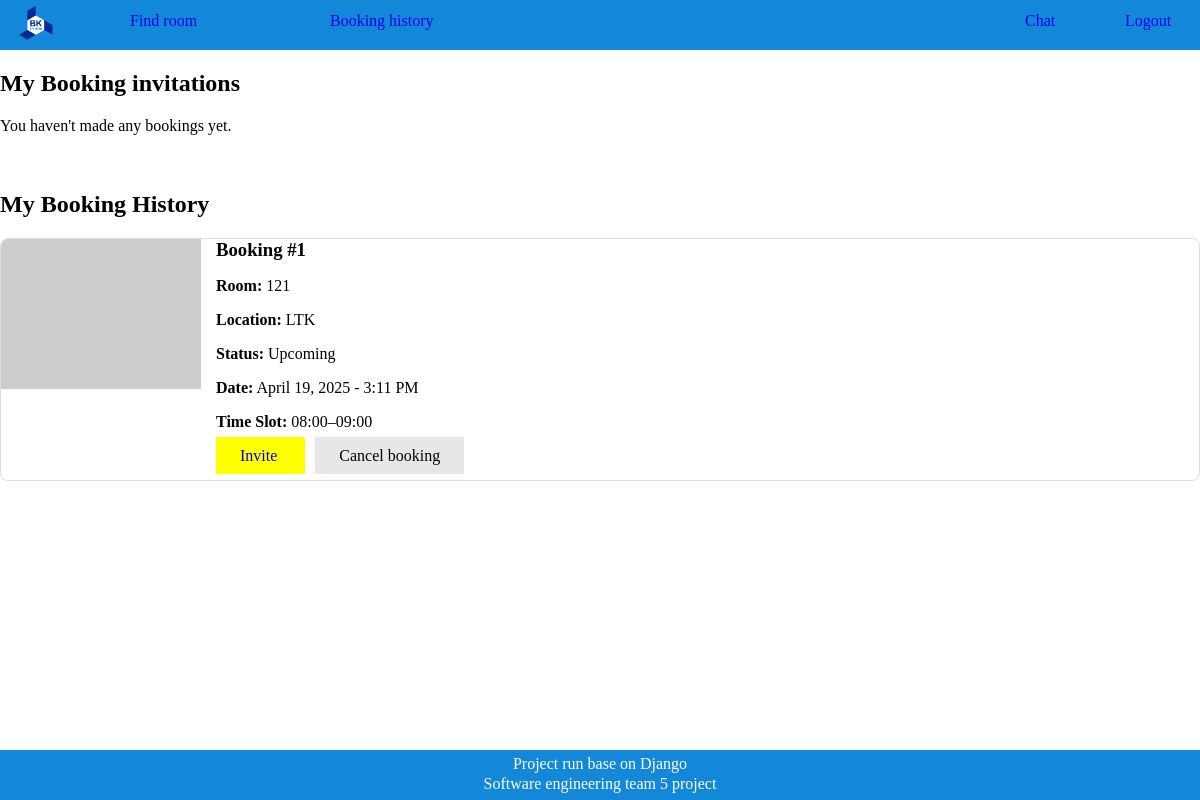
/book/booking-history/ (signed in), run on an earlier commit of the app's database.
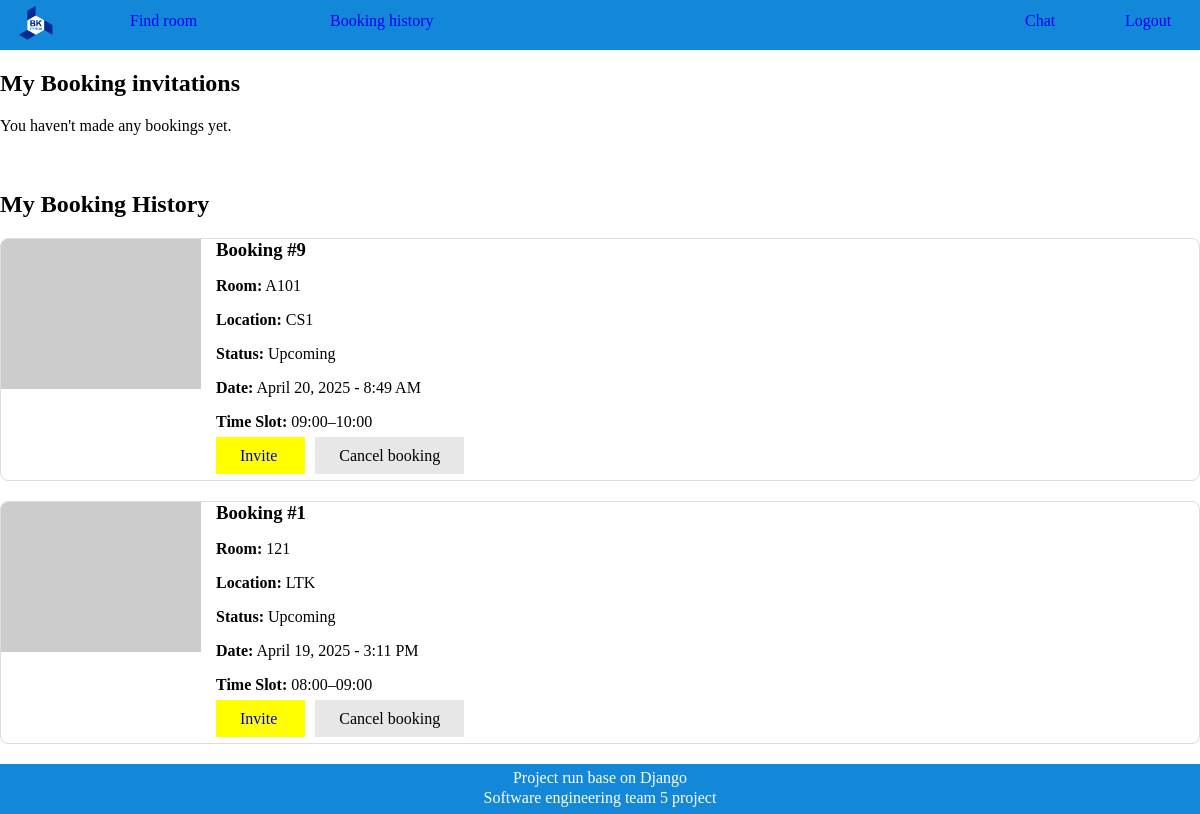
And on a later commit of the database.
### librarianAdmin/models.py (models this page shows, shortened)
class BookingHistory(models.Model):
    roomID = models.CharField(max_length=10)
    location = models.CharField(max_length=10, default='LTK')  # LTK or other location
    slug = models.SlugField(
        verbose_name="Friendly URL",
        help_text="URL-friendly version of the booking info.",
        unique=True,
        blank=True  # allow it to be blank until auto-generated
    )
    date = models.DateTimeField(auto_now_add=True)
    date_booking = models.DateTimeField(default = '2025-01-01')
    person = models.ManyToManyField(Users, related_name='book')
    TIME_SLOT_CHOICES = [
        ('08:00–09:00', '08:00–09:00'),
        ('09:00–10:00', '09:00–10:00'),
        ('10:00–11:00', '10:00–11:00'),
        ('11:00–12:00', '11:00–12:00'),
        ('12:00–13:00', '12:00–13:00'),
        ('13:00–14:00', '13:00–14:00'),
        ('14:00–15:00', '14:00–15:00'),
        ('15:00–16:00', '15:00–16:00'),
        ('16:00–17:00', '16:00–17:00'),
        ('17:00–18:00', '17:00–18:00'),
        ('18:00–19:00', '18:00–19:00'),
    ]
    time_slot = models.CharField(max_length=20, choices=TIME_SLOT_CHOICES,default='08:00–09:00')
    is_cancelled = models.BooleanField(default=False)

### librarianAdmin/views.py (the view)
# urls.py: path('booking-history/', views.booking_history, name='booking_history'),
@login_required
def booking_history(request):
    bookings = request.user.book.filter(is_cancelled=False).order_by('-date')
    invitation = Invitation.objects.filter(invitee_username=request.user.username)
    return render(request, 'booking/booking_history.html', {'bookings': bookings, 'invitation': invitation})

### templates/booking/booking_history.html (shortened to what this page needs)
{% extends 'general_main.html' %}
{% block content %}
<!DOCTYPE html>
<html lang="en">
<head>
</head>
<body class="p-4 bg-light">
  <h2 class="mb-4">My Booking invitations</h2>
  {% for invite in invitation %}
  <div class="booking-card">
    <img
      src="https://via.placeholder.com/200x150?text=Room+{{ booking.roomID|default:'N/A' }}"
      alt="Room {{ booking.roomID|default:'N/A' }}"
      class="booking-image"
    >
    <div class="booking-details" style = "padding-top:0px;">
		<p><strong>Invitation is sent by:</strong> {{ invite.inviter|default:"(no time slot)" }}</p>
      <h3 style="margin:0px;">Booking #{{ invite.booking.id }}</h3>
      <p><strong>Room:</strong> {{ invite.booking.roomID|default:"(no room)" }}</p>
      <p><strong>Location:</strong> {{ invite.booking.location|default:"(no location)" }}</p>
      {% if invite.booking.is_cancelled %}
        <p><strong>Status:</strong> Cancelled</p>
      {% else %}
        <p><strong>Status:</strong> Upcoming</p>
      {% endif %}
      <p><strong>Date:</strong> {{ invite.booking.date|date:"F j, Y - g:i A"|default:"(no date)" }}</p>
      <p><strong>Time Slot:</strong> {{ invite.booking.time_slot|default:"(no time slot)" }}</p>
      <div class="booking-buttons">
      </div>
    </div>
  </div>
  <!--
  <p><strong>inviter:</strong> {{ invite.inviter|default:"(no time slot)" }}</p>
  <p><strong>Room:</strong> {{ invite.booking.roomID|default:"(no room)" }}</p>
  <p><strong>Location:</strong> {{ invite.booking.location|default:"(no location)" }}</p>
  -->
  {% empty %}
    <div class="alert alert-info">You haven't made any bookings yet.</div>
  {% endfor %}
  <br></br>
  <h2 class="mb-4">My Booking History</h2>
  {% for booking in bookings %}
  <div class="booking-card">
    <img
      src="https://via.placeholder.com/200x150?text=Room+{{ booking.roomID|default:'N/A' }}"
      alt="Room {{ booking.roomID|default:'N/A' }}"
      class="booking-image"
    >
    <div class="booking-details" style = "padding-top:0px;">
      <h3 style="margin:0px;">Booking #{{ booking.id }}</h3>
      <p><strong>Room:</strong> {{ booking.roomID|default:"(no room)" }}</p>
      <p><strong>Location:</strong> {{ booking.location|default:"(no location)" }}</p>
      {% if booking.is_cancelled %}
        <p><strong>Status:</strong> Cancelled</p>
      {% else %}
        <p><strong>Status:</strong> Upcoming</p>
      {% endif %}
      <p><strong>Date:</strong> {{ booking.date|date:"F j, Y - g:i A"|default:"(no date)" }}</p>
      <p><strong>Time Slot:</strong> {{ booking.time_slot|default:"(no time slot)" }}</p>
      <div class="booking-buttons">
        <a href="{% url 'librarianAdmin:send_invitation' booking.id %}" class="btn btn-warning" style = "background-color: #FFFF00; padding: 10px 24px;text-decoration: none;">
          Invite
        </a>
		<a href="{% url 'librarianAdmin:cancel_booking' booking.id %}" class="btn btn-secondary" style = "background-color: #e7e7e7; color: black; padding: 10px 24px;text-decoration: none;">
          Cancel booking
        </a>
      </div>
    </div>
  </div>
  {% empty %}
    <div class="alert alert-info">You haven't made any bookings yet.</div>
  {% endfor %}
</body>
</html>
{% endblock %}

### general/templates/general_main.html (shortened to what this page needs)
{% extends 'layout.html' %}
{% block header %}
<div style = "display: grid; height: 50px;
	grid-template-columns: 80px 600px 1fr 200px;">
	{% load static %}
	<a  href="/" style="height: 50px; width: auto;">
	<img src="{% static 'logobachkhoasang.png' %}" alt="My image" style="height: 50px; width: auto;"></a>
	{% if user.status == 'G' %}
	<div style=" display: grid; grid-template-columns: 200px 200px;">
		<a href="/book/new"  class = "header-button" style = "width:200px;margin:0;padding:12px 50px 10px 50px; text-decoration: none;">
			Find room
		</a>
		<a href="/book/booking-history"  class = "header-button" style = "width:200px;margin:0;padding:12px 50px 10px 50px; text-decoration: none;">
			Booking history
		</a>
	</div>
	{% endif %}
	<div>
	</div>
	<div style=" display: grid; grid-template-columns: 100px 100px;">
		<a href="/chat/0"  class = "header-button" style = "width:50px;margin:0;padding:12px 50px 10px 25px; text-decoration: none;">
			Chat
		</a>
		<a href="/accounts/logout"  class = "header-button" style = "width:50px;margin:0;padding:12px 50px 10px 25px; text-decoration: none;">
			Logout
		</a>
	</div>
</div
{% endblock %}

### templates/layout.html (shortened to what this page needs)
<!DOCTYPE html>
{% load static %}
<html lang="en">
<head>
    <link rel="stylesheet" href="{% static 'css/style.css' %}">
</head>
<body style = "margin:0;
			display: flex;
            flex-direction: column;
            min-height: 100vh;
			padding:0;">
    <nav>
		<div style = "
			background-color: #1488D8;
			color: white;
			position:fixed;
			top: 0;
			left: 0;
			right: 0;
			height: 50px;
		">
		{% block header %}{% endblock %}
		</div>
    </nav>
    <main style = "margin-top: 50px;  flex: 1;">
        {% block content %}{% endblock %}
    </main>
	<div style = "display: grid; height: 50px;
			grid-template-columns: 1fr; margin:0;">
	<div style = "background-color: #1488D8;color: white; text-align: center; padding-top:5px;z-index:5;
		display: grid; grid-template-rows: 20px 20px;">
	<div>Project run base on Django</div>
	<div>Software engineering team 5 project</div>
	</div>
	</div>
</body>
</html>

### static/css/style.css (style rules this page uses)
.header-button { background-color: #1488D8; width:100px; border:0; transition-duration: 200ms; transition-property: background-color; }

### templates/booking/booking_history.html (style rules this page uses)
.booking-card { display: flex; border: 1px solid #ddd; border-radius: 8px; margin-bottom: 20px; overflow: hidden; background-color: #fff; }
.booking-image { width: 200px; height: 150px; object-fit: cover; background-color: #f0f0f0; }
.booking-details { flex: 1; padding: 15px; }
.booking-buttons { margin-top: 15px; }
.booking-buttons a, .booking-buttons button { margin-right: 10px; }

What changed in the data, as far as the page shows it:
added BookingHistory: id "9", roomID "A101", location "CS1", shows "Status:", is_cancelled "Upcoming", date "April 20, 2025 - 8:49 AM", time_slot "09:00–10:00"
